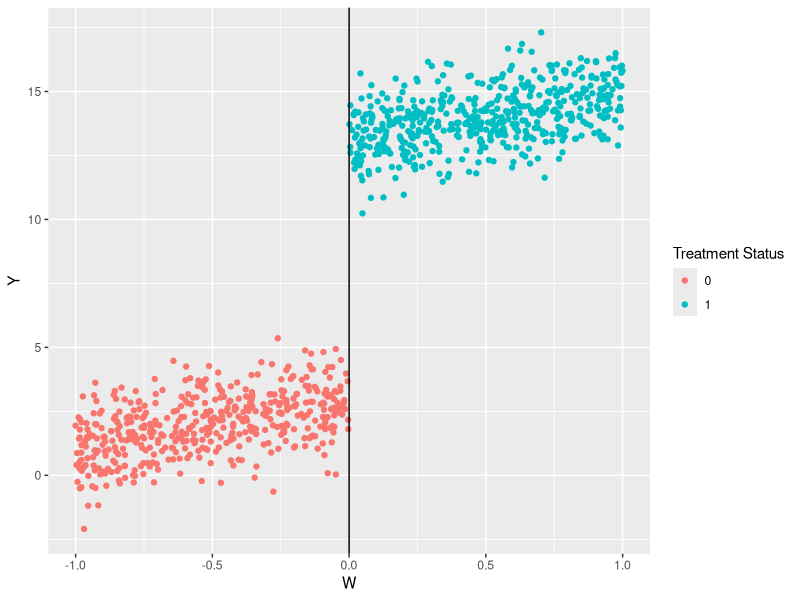
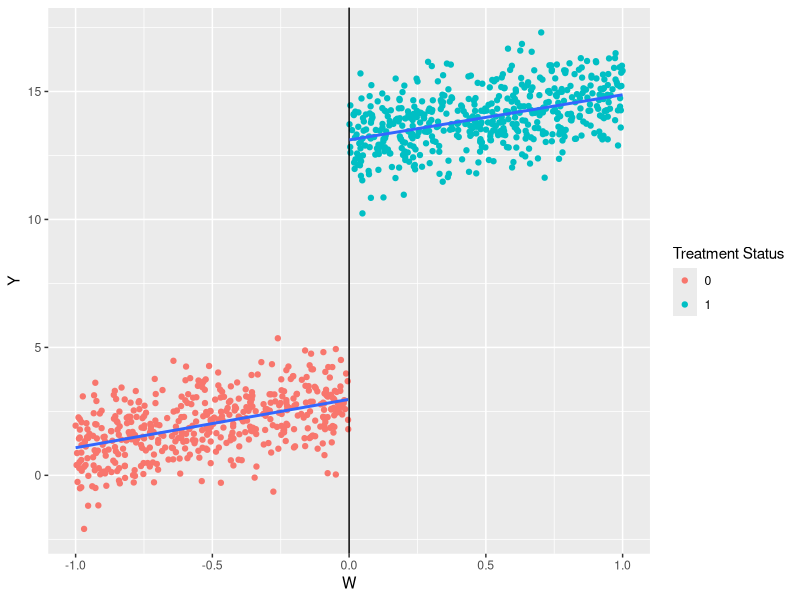
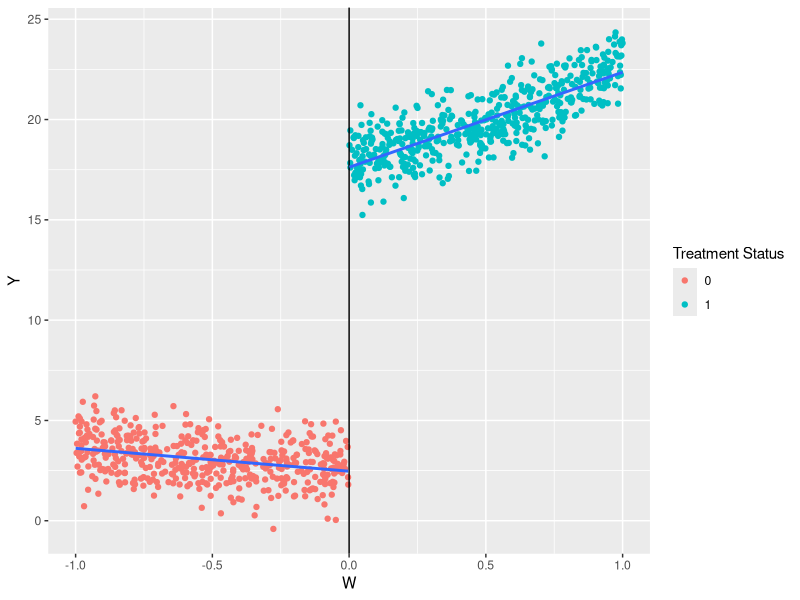

Reproduce these figures in R, in order.
## ---- chunk 1
library(dplyr)
library(ggplot2)

# Set seed
set.seed(470500)

# Sample data
W <-runif(1000, -1, 1)
Y <- 3 + 2 * W + 10 * (W >= 0) + rnorm(1000)

# Construct the data
df <- data.frame(Y = Y, W = W) %>%
  as_tibble()

df <- df %>%
  mutate(D = ifelse(W >= 0, 1, 0))

# Plot the data
ggplot(data = df) +
  geom_point(aes(x = W, y = Y, color = as.factor(D))) +
  geom_vline(xintercept = 0) +
  labs(color = "Treatment Status")
## ---- chunk 2
rdd <- lm(formula = Y ~ D + W,
   data = df)

summary(rdd)
## ---- chunk 3
ggplot(data = df) +
  geom_point(aes(x = W, y = Y, color = as.factor(D))) +
  geom_vline(xintercept = 0) +
  geom_smooth(aes(x = W, y = Y, group = D), method = "lm", se = FALSE) +
  labs(color = "Treatment Status")

## ---- chunk 4

# Set seed
set.seed(470500)

# Sample data
W <-runif(1000, -1, 1)
Y <- 3 + 2 * W + 15 * (W >= 0) + 3 * W^2 + rnorm(1000)

# Construct the data
df <- data.frame(Y = Y, W = W) %>%
  as_tibble()

df <- df %>%
  mutate(D = ifelse(W >= 0, 1, 0))

# Plot the data
ggplot(data = df) +
  geom_point(aes(x = W, y = Y, color = as.factor(D))) +
  geom_vline(xintercept = 0)  +
  geom_smooth(aes(x = W, y = Y, group = D), method = "lm", se = FALSE) +
  labs(color = "Treatment Status")
## ---- chunk 5
lm(formula = Y ~ D + W:D,
   data = df) %>% 
  summary()
## ---- chunk 6
lm(formula = Y ~ D + W:D + I(W^2) + I(W^2):D,
   data = df) %>% 
  summary()
